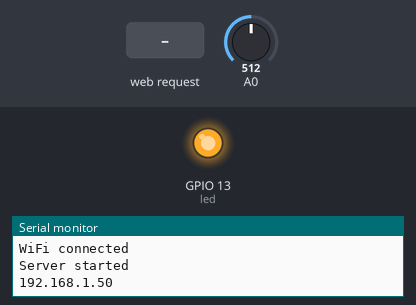
This sketch was run on a simulated ESP8266 (NodeMCU). Shown: output pins drawn as LEDs (lit = HIGH), the last lines printed to the serial monitor. The test bench sets the inputs (shaded band); at power-on: A0 = 512. WiFi joins after 1.5 s; servers stay silent unless stated.

Above: at 4.2 s.
4.3 s: HTTP request GET /ledOff received
At 5.5 s:
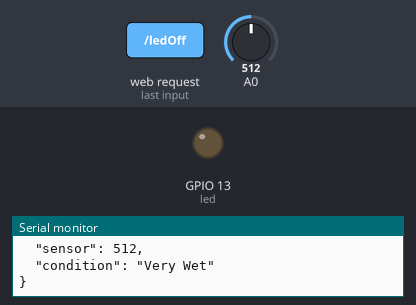
5.8 s: HTTP request GET /ledOn received
At 6.6 s:
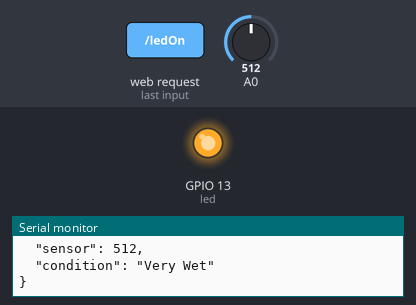
Timing chart, 0 to 8.8 s (numbered marks = the images above; inputs shaded):
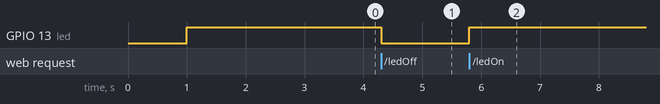

Measured:
- after the input at 4.3 s, GPIO 13 (led): HIGH → LOW at once
- after the input at 5.8 s, GPIO 13 (led): LOW → HIGH at once

The sketch:

sketch_soil_json.ino
```cpp
#include <ArduinoJson.h>
#include <ESP8266WiFi.h>

#define led 13

// Wifi defenitions
const char* ssid = "";
const char* password = "";

const int AirValue = 857;
const int WaterValue = 440;
int intervals = (AirValue - WaterValue) / 3;

int soilMoistureValue = 0;
String condition = "";

WiFiServer server(80);

WiFiClient client;


void setup() {
 Serial.begin(115200);
  delay(1000);
  pinMode(A0, INPUT);
  pinMode(led, OUTPUT);
  digitalWrite(led, HIGH);

  WiFi.begin(ssid, password);

  while(WiFi.status() != WL_CONNECTED) {
    delay(1000);
    Serial.println("Connecting...");
  }

  Serial.println("");
  Serial.println("WiFi connected");

  //start server
  server.begin();
  Serial.println("Server started");

  //print the IP address
  Serial.println(WiFi.localIP());


 }

void loop() {

   //check of client has connected
  client = server.available();
  if(!client){
    return;
  }

  soilMoistureValue = analogRead(A0);

  readSoilSensor();

  //read the request line
  String request = client.readStringUntil('\r');
  Serial.println(request);
  client.flush();

  //match request
  if(request.indexOf("/ledOn") != -1) { //led on
    digitalWrite(led, HIGH);

  } else if(request.indexOf("/ledOff") != -1) { //led off
    digitalWrite(led, LOW);

  }
  client.flush();
StaticJsonDocument<300> doc;

  doc["sensor"] = soilMoistureValue;
  doc["condition"] = condition;

  serializeJson(doc, Serial);

  Serial.println();

  serializeJsonPretty(doc, Serial);

  // Write response headers
  client.println(F("HTTP/1.0 200 OK"));
  client.println(F("Content-Type: application/json"));
  client.println(F("Connection: close"));
  client.print(F("Content-Length: "));
  client.println(measureJsonPretty(doc));
  client.println();

  // Write JSON document
  serializeJsonPretty(doc, client);

  // Disconnect
  client.stop();
 }


  void readSoilSensor() {

  if(soilMoistureValue > WaterValue &&
  soilMoistureValue < (WaterValue + intervals)) {
    condition = "Very Wet";
  } else if(soilMoistureValue > (WaterValue + intervals) &&
  soilMoistureValue < (AirValue - intervals)) {
    condition = "Wet";
  } else if(soilMoistureValue < AirValue &&
  soilMoistureValue > (AirValue - intervals)) {
    condition = "Dry";
  }
  }
```
